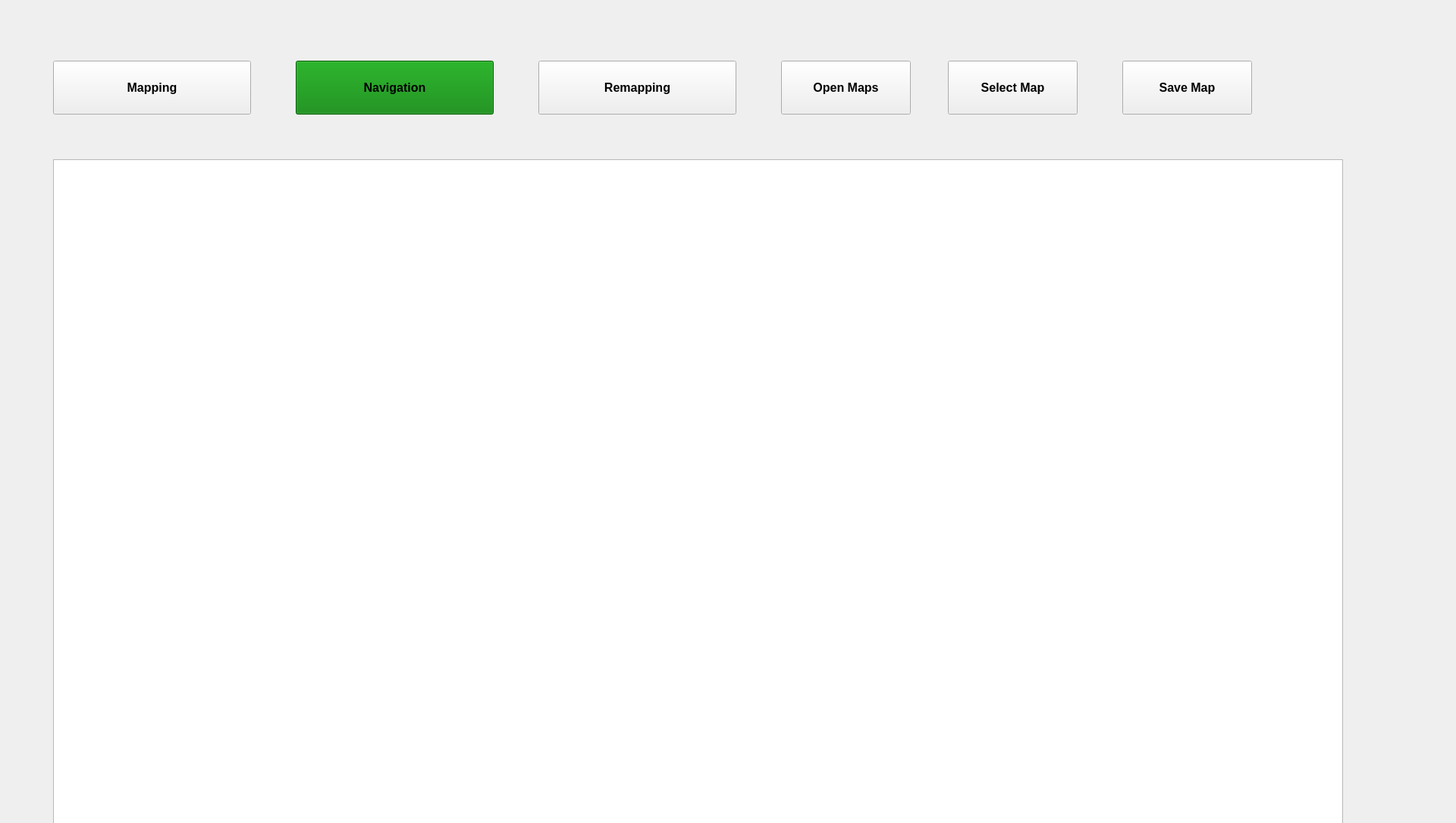
<?xml version="1.0" encoding="UTF-8"?>
<ui version="4.0">
 <class>MainWindow</class>
 <widget class="QMainWindow" name="MainWindow">
  <property name="geometry">
   <rect>
    <x>0</x>
    <y>0</y>
    <width>1920</width>
    <height>1085</height>
   </rect>
  </property>
  <property name="sizePolicy">
   <sizepolicy hsizetype="Expanding" vsizetype="Expanding">
    <horstretch>0</horstretch>
    <verstretch>0</verstretch>
   </sizepolicy>
  </property>
  <property name="font">
   <font>
    <pointsize>12</pointsize>
    <weight>75</weight>
    <bold>true</bold>
   </font>
  </property>
  <property name="windowTitle">
   <string>ROM Dynamics's Robot Suite</string>
  </property>
  <property name="toolButtonStyle">
   <enum>Qt::ToolButtonIconOnly</enum>
  </property>
  <property name="tabShape">
   <enum>QTabWidget::Rounded</enum>
  </property>
  <widget class="QWidget" name="centralwidget">
   <widget class="QPushButton" name="mappingBtn">
    <property name="geometry">
     <rect>
      <x>70</x>
      <y>80</y>
      <width>261</width>
      <height>71</height>
     </rect>
    </property>
    <property name="text">
     <string>Mapping</string>
    </property>
   </widget>
   <widget class="QPushButton" name="navigationBtn">
    <property name="geometry">
     <rect>
      <x>390</x>
      <y>80</y>
      <width>261</width>
      <height>71</height>
     </rect>
    </property>
    <property name="styleSheet">
     <string notr="true">background-color: green;</string>
    </property>
    <property name="text">
     <string>Navigation</string>
    </property>
   </widget>
   <widget class="QPushButton" name="remappingBtn">
    <property name="geometry">
     <rect>
      <x>710</x>
      <y>80</y>
      <width>261</width>
      <height>71</height>
     </rect>
    </property>
    <property name="text">
     <string>Remapping</string>
    </property>
   </widget>
   <widget class="QPushButton" name="btnForward">
    <property name="geometry">
     <rect>
      <x>2550</x>
      <y>1250</y>
      <width>101</width>
      <height>101</height>
     </rect>
    </property>
    <property name="font">
     <font>
      <pointsize>20</pointsize>
      <weight>75</weight>
      <bold>true</bold>
     </font>
    </property>
    <property name="text">
     <string>↑</string>
    </property>
   </widget>
   <widget class="QPushButton" name="btnStop">
    <property name="geometry">
     <rect>
      <x>2550</x>
      <y>1560</y>
      <width>101</width>
      <height>101</height>
     </rect>
    </property>
    <property name="font">
     <font>
      <pointsize>20</pointsize>
      <weight>75</weight>
      <bold>true</bold>
     </font>
    </property>
    <property name="text">
     <string>⛔</string>
    </property>
   </widget>
   <widget class="QPushButton" name="btnRight">
    <property name="geometry">
     <rect>
      <x>2730</x>
      <y>1400</y>
      <width>101</width>
      <height>101</height>
     </rect>
    </property>
    <property name="font">
     <font>
      <pointsize>20</pointsize>
      <weight>75</weight>
      <bold>true</bold>
     </font>
    </property>
    <property name="text">
     <string>⟳</string>
    </property>
   </widget>
   <widget class="QPushButton" name="btnLeft">
    <property name="geometry">
     <rect>
      <x>2360</x>
      <y>1400</y>
      <width>101</width>
      <height>101</height>
     </rect>
    </property>
    <property name="font">
     <font>
      <pointsize>20</pointsize>
      <weight>75</weight>
      <bold>true</bold>
     </font>
    </property>
    <property name="text">
     <string>⟲</string>
    </property>
   </widget>
   <widget class="QPushButton" name="btnEstop">
    <property name="geometry">
     <rect>
      <x>70</x>
      <y>1740</y>
      <width>221</width>
      <height>91</height>
     </rect>
    </property>
    <property name="text">
     <string>E-Stop</string>
    </property>
   </widget>
   <widget class="QPushButton" name="shutdownBtn">
    <property name="geometry">
     <rect>
      <x>380</x>
      <y>1740</y>
      <width>221</width>
      <height>91</height>
     </rect>
    </property>
    <property name="text">
     <string>Shutdown</string>
    </property>
   </widget>
   <widget class="QLabel" name="statusLabel">
    <property name="geometry">
     <rect>
      <x>670</x>
      <y>1740</y>
      <width>1101</width>
      <height>91</height>
     </rect>
    </property>
    <property name="font">
     <font>
      <pointsize>10</pointsize>
      <weight>50</weight>
      <bold>false</bold>
     </font>
    </property>
    <property name="styleSheet">
     <string notr="true">background-color: #000000
;
color: rgb(246, 245, 244);</string>
    </property>
    <property name="text">
     <string/>
    </property>
    <property name="margin">
     <number>10</number>
    </property>
   </widget>
   <widget class="QWidget" name="verticalLayoutWidget">
    <property name="geometry">
     <rect>
      <x>70</x>
      <y>210</y>
      <width>1701</width>
      <height>1461</height>
     </rect>
    </property>
    <layout class="QVBoxLayout" name="myVerticalLayout">
     <item>
      <widget class="QGraphicsView" name="graphicsView"/>
     </item>
    </layout>
   </widget>
   <widget class="QWidget" name="verticalLayoutWidget_2">
    <property name="geometry">
     <rect>
      <x>1870</x>
      <y>210</y>
      <width>1161</width>
      <height>961</height>
     </rect>
    </property>
    <layout class="QVBoxLayout" name="verticalLayout"/>
   </widget>
   <widget class="QLabel" name="label">
    <property name="geometry">
     <rect>
      <x>1810</x>
      <y>1420</y>
      <width>271</width>
      <height>34</height>
     </rect>
    </property>
    <property name="text">
     <string notr="true">Robot Position</string>
    </property>
   </widget>
   <widget class="QLabel" name="xLabel">
    <property name="geometry">
     <rect>
      <x>1810</x>
      <y>1490</y>
      <width>129</width>
      <height>34</height>
     </rect>
    </property>
    <property name="font">
     <font>
      <pointsize>12</pointsize>
      <weight>50</weight>
      <bold>false</bold>
     </font>
    </property>
    <property name="text">
     <string>x :</string>
    </property>
   </widget>
   <widget class="QLabel" name="yLabel">
    <property name="geometry">
     <rect>
      <x>1810</x>
      <y>1570</y>
      <width>129</width>
      <height>34</height>
     </rect>
    </property>
    <property name="font">
     <font>
      <pointsize>12</pointsize>
      <weight>50</weight>
      <bold>false</bold>
     </font>
    </property>
    <property name="text">
     <string>y :</string>
    </property>
   </widget>
   <widget class="QLabel" name="phiLabel">
    <property name="geometry">
     <rect>
      <x>1810</x>
      <y>1640</y>
      <width>129</width>
      <height>34</height>
     </rect>
    </property>
    <property name="font">
     <font>
      <pointsize>12</pointsize>
      <weight>50</weight>
      <bold>false</bold>
     </font>
    </property>
    <property name="text">
     <string>ϕ :</string>
    </property>
   </widget>
   <widget class="QLabel" name="xValueLabel">
    <property name="geometry">
     <rect>
      <x>1868</x>
      <y>1490</y>
      <width>271</width>
      <height>34</height>
     </rect>
    </property>
    <property name="text">
     <string>sync ...</string>
    </property>
   </widget>
   <widget class="QLabel" name="yValueLabel">
    <property name="geometry">
     <rect>
      <x>1868</x>
      <y>1570</y>
      <width>271</width>
      <height>34</height>
     </rect>
    </property>
    <property name="text">
     <string>sync ...</string>
    </property>
   </widget>
   <widget class="QLabel" name="phiValueLabel">
    <property name="geometry">
     <rect>
      <x>1868</x>
      <y>1640</y>
      <width>271</width>
      <height>34</height>
     </rect>
    </property>
    <property name="text">
     <string>sync ...</string>
    </property>
   </widget>
   <widget class="QPushButton" name="openMapBtn">
    <property name="geometry">
     <rect>
      <x>1030</x>
      <y>80</y>
      <width>171</width>
      <height>71</height>
     </rect>
    </property>
    <property name="text">
     <string>Open Maps</string>
    </property>
   </widget>
   <widget class="QPushButton" name="selectMapBtn">
    <property name="geometry">
     <rect>
      <x>1250</x>
      <y>80</y>
      <width>171</width>
      <height>71</height>
     </rect>
    </property>
    <property name="text">
     <string>Select Map</string>
    </property>
   </widget>
   <widget class="QPushButton" name="saveMapBtn">
    <property name="geometry">
     <rect>
      <x>1480</x>
      <y>80</y>
      <width>171</width>
      <height>71</height>
     </rect>
    </property>
    <property name="text">
     <string>Save Map</string>
    </property>
   </widget>
  </widget>
 </widget>
 <resources/>
 <connections/>
</ui>
